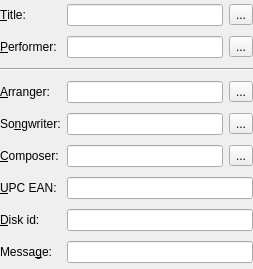
<?xml version="1.0" encoding="UTF-8"?>
<ui version="4.0">
 <author>Sebastian Trueg</author>
 <class>base_K3bAudioCdTextAllFieldsWidget</class>
 <widget class="QWidget" name="base_K3bAudioCdTextAllFieldsWidget">
  <property name="geometry">
   <rect>
    <x>0</x>
    <y>0</y>
    <width>253</width>
    <height>269</height>
   </rect>
  </property>
  <layout class="QGridLayout">
   <property name="margin">
    <number>0</number>
   </property>
   <item row="8" column="0">
    <widget class="QLabel" name="textLabel8">
     <property name="text">
      <string>Messa&amp;ge:</string>
     </property>
     <property name="wordWrap">
      <bool>false</bool>
     </property>
     <property name="buddy">
      <cstring>m_editMessage</cstring>
     </property>
    </widget>
   </item>
   <item row="4" column="1">
    <layout class="QHBoxLayout">
     <item>
      <widget class="KLineEdit" name="m_editSongwriter"/>
     </item>
     <item>
      <widget class="QToolButton" name="m_buttonCopySongwriter">
       <property name="toolTip">
        <string>Copy to all tracks</string>
       </property>
       <property name="text">
        <string>...</string>
       </property>
      </widget>
     </item>
    </layout>
   </item>
   <item row="6" column="0">
    <widget class="QLabel" name="textLabel6">
     <property name="text">
      <string>&amp;UPC EAN:</string>
     </property>
     <property name="wordWrap">
      <bool>false</bool>
     </property>
     <property name="buddy">
      <cstring>m_editUpc_ean</cstring>
     </property>
    </widget>
   </item>
   <item row="5" column="1">
    <layout class="QHBoxLayout">
     <item>
      <widget class="KLineEdit" name="m_editComposer"/>
     </item>
     <item>
      <widget class="QToolButton" name="m_buttonCopyComposer">
       <property name="toolTip">
        <string>Copy to all tracks</string>
       </property>
       <property name="text">
        <string>...</string>
       </property>
      </widget>
     </item>
    </layout>
   </item>
   <item row="4" column="0">
    <widget class="QLabel" name="textLabel4">
     <property name="text">
      <string>So&amp;ngwriter:</string>
     </property>
     <property name="wordWrap">
      <bool>false</bool>
     </property>
     <property name="buddy">
      <cstring>m_editSongwriter</cstring>
     </property>
    </widget>
   </item>
   <item row="5" column="0">
    <widget class="QLabel" name="textLabel5">
     <property name="text">
      <string>&amp;Composer:</string>
     </property>
     <property name="wordWrap">
      <bool>false</bool>
     </property>
     <property name="buddy">
      <cstring>m_editComposer</cstring>
     </property>
    </widget>
   </item>
   <item row="7" column="0">
    <widget class="QLabel" name="textLabel7">
     <property name="text">
      <string>&amp;Disk id:</string>
     </property>
     <property name="wordWrap">
      <bool>false</bool>
     </property>
     <property name="buddy">
      <cstring>m_editDisc_id</cstring>
     </property>
    </widget>
   </item>
   <item row="3" column="1">
    <layout class="QHBoxLayout">
     <item>
      <widget class="KLineEdit" name="m_editArranger"/>
     </item>
     <item>
      <widget class="QToolButton" name="m_buttonCopyArranger">
       <property name="toolTip">
        <string>Copy to all tracks</string>
       </property>
       <property name="text">
        <string>...</string>
       </property>
      </widget>
     </item>
    </layout>
   </item>
   <item row="3" column="0">
    <widget class="QLabel" name="textLabel3">
     <property name="text">
      <string>&amp;Arranger:</string>
     </property>
     <property name="wordWrap">
      <bool>false</bool>
     </property>
     <property name="buddy">
      <cstring>m_editArranger</cstring>
     </property>
    </widget>
   </item>
   <item row="6" column="1">
    <widget class="KLineEdit" name="m_editUpc_ean"/>
   </item>
   <item row="7" column="1">
    <widget class="KLineEdit" name="m_editDisc_id"/>
   </item>
   <item row="8" column="1">
    <widget class="KLineEdit" name="m_editMessage"/>
   </item>
   <item row="1" column="0">
    <widget class="QLabel" name="textLabel2">
     <property name="text">
      <string>&amp;Performer:</string>
     </property>
     <property name="wordWrap">
      <bool>false</bool>
     </property>
     <property name="buddy">
      <cstring>m_editPerformer</cstring>
     </property>
    </widget>
   </item>
   <item row="0" column="1">
    <layout class="QHBoxLayout">
     <item>
      <widget class="KLineEdit" name="m_editTitle"/>
     </item>
     <item>
      <widget class="QToolButton" name="m_buttonCopyTitle">
       <property name="toolTip">
        <string>Copy to all tracks</string>
       </property>
       <property name="text">
        <string>...</string>
       </property>
      </widget>
     </item>
    </layout>
   </item>
   <item row="0" column="0">
    <widget class="QLabel" name="textLabel1">
     <property name="text">
      <string>&amp;Title:</string>
     </property>
     <property name="wordWrap">
      <bool>false</bool>
     </property>
     <property name="buddy">
      <cstring>m_editTitle</cstring>
     </property>
    </widget>
   </item>
   <item row="2" column="0" colspan="2">
    <widget class="Line" name="line4">
     <property name="frameShape">
      <enum>QFrame::HLine</enum>
     </property>
     <property name="frameShadow">
      <enum>QFrame::Sunken</enum>
     </property>
    </widget>
   </item>
   <item row="1" column="1">
    <layout class="QHBoxLayout">
     <item>
      <widget class="KLineEdit" name="m_editPerformer"/>
     </item>
     <item>
      <widget class="QToolButton" name="m_buttonCopyPerformer">
       <property name="toolTip">
        <string>Copy to all tracks</string>
       </property>
       <property name="text">
        <string>...</string>
       </property>
      </widget>
     </item>
    </layout>
   </item>
  </layout>
 </widget>
 <customwidgets>
  <customwidget>
   <class>KLineEdit</class>
   <extends>QLineEdit</extends>
   <header>klineedit.h</header>
  </customwidget>
 </customwidgets>
 <tabstops>
  <tabstop>m_editTitle</tabstop>
  <tabstop>m_buttonCopyTitle</tabstop>
  <tabstop>m_editPerformer</tabstop>
  <tabstop>m_buttonCopyPerformer</tabstop>
  <tabstop>m_editArranger</tabstop>
  <tabstop>m_buttonCopyArranger</tabstop>
  <tabstop>m_editSongwriter</tabstop>
  <tabstop>m_buttonCopySongwriter</tabstop>
  <tabstop>m_editComposer</tabstop>
  <tabstop>m_buttonCopyComposer</tabstop>
  <tabstop>m_editUpc_ean</tabstop>
  <tabstop>m_editDisc_id</tabstop>
  <tabstop>m_editMessage</tabstop>
 </tabstops>
 <includes>
  <include location="local">klineedit.h</include>
 </includes>
 <resources/>
 <connections/>
</ui>
